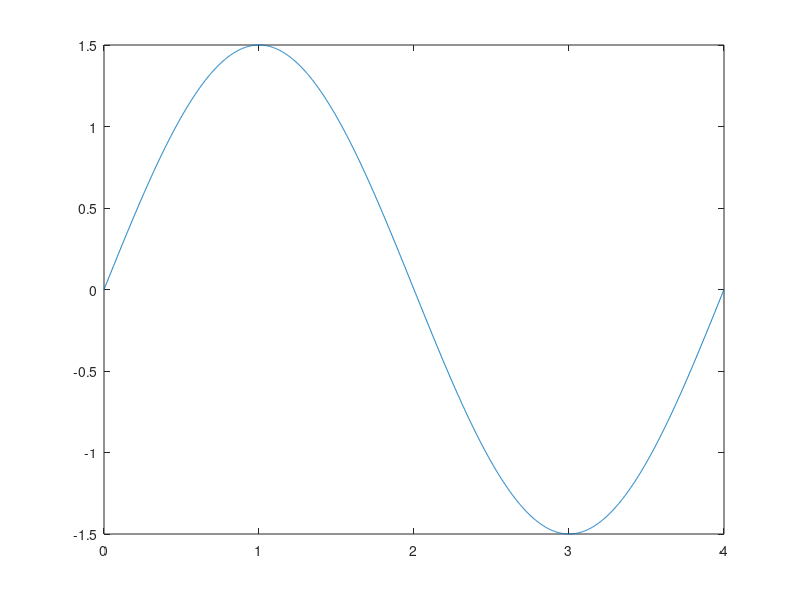
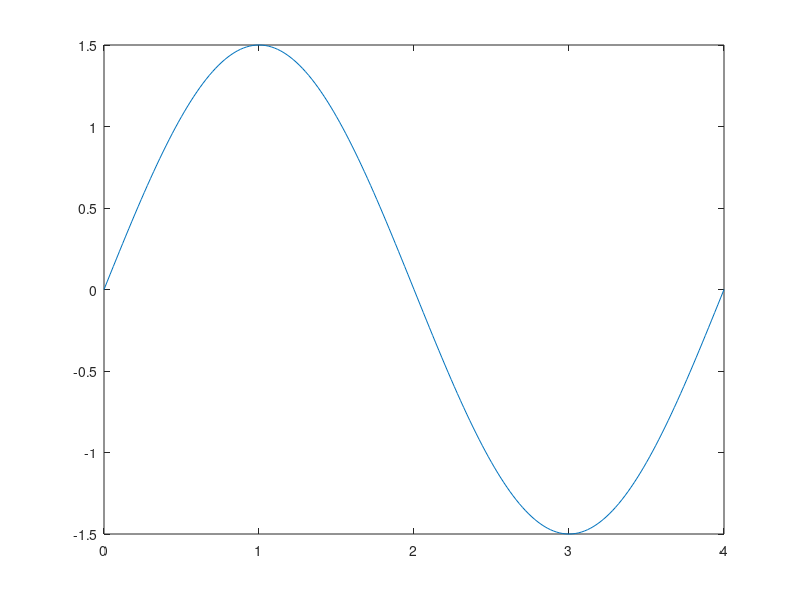
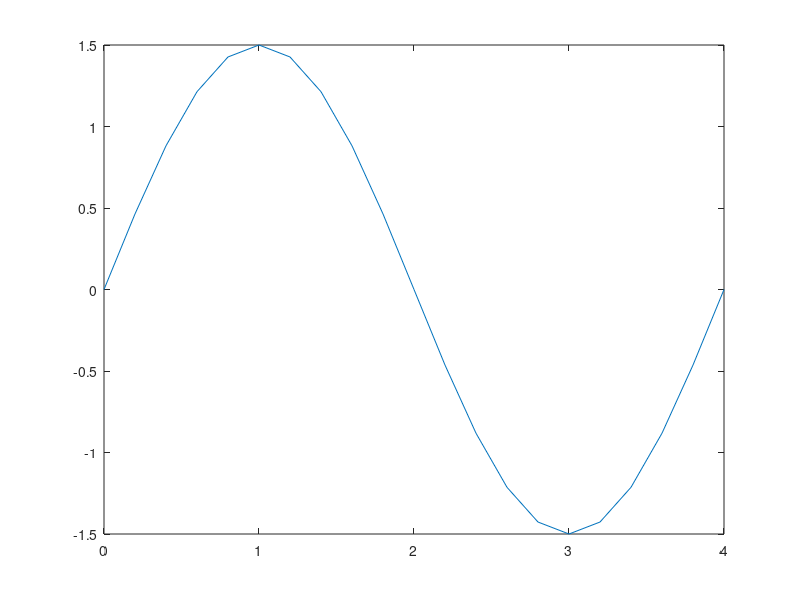

These figures' MATLAB source, in order:
%semnal sinusoidal initial( neredresat)
f = 0.25; % f = 1/T = 1/4 = 0.25
t1 = 0:0.002:4;
s1 = 1.5*sin(2*pi*f*t1);
figure(1)
plot(t1,s1)
%generez semnal cu rezolutie temporara de 2ms

f = 0.25; % f = 1/T = 1/4 = 0.25
t2 = 0:0.02:4;
s2 = 1.5*sin(2*pi*f*t2);
figure(2)
plot(t2,s2)
%generez semnal cu rezolutie temporara de 20ms

f = 0.25; % f = 1/T = 1/4 = 0.25
t3 = 0:0.2:4;
s3 = 1.5*sin(2*pi*f*t3);
figure(3)
plot(t3,s3)
%generez semnal cu rezolutie temporara de 200ms